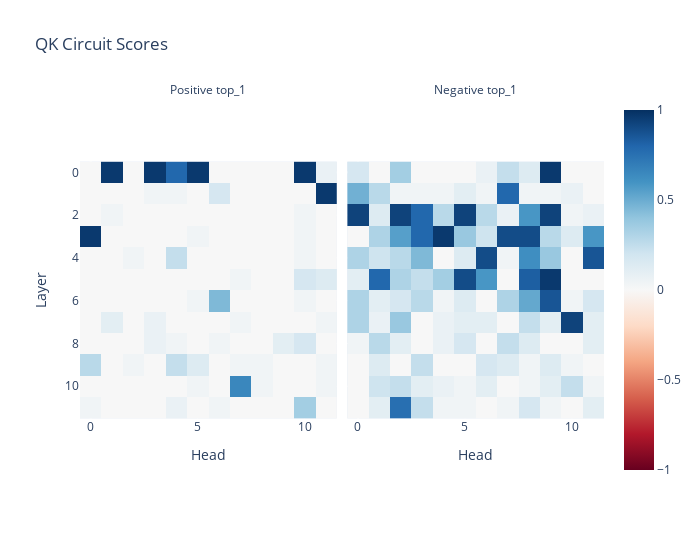

Source (notebook cell):
### Code cell
imshow(
    torch.stack((pos_qk_scores[..., 0], neg_qk_scores[..., 0])),
    facet_col = 0,
    facet_labels = ["Positive top_1", "Negative top_1"],
    labels={"x": "Head", "y": "Layer"},
    title=f"QK Circuit Scores",
    width=700,
    range_color = [-1, 1]
)

### Figure 1 — Plotly figure (JSON) as saved in the notebook; plotly's stock layout.template omitted (floating-point values rounded to 4 significant figures; data arrays with more than 128 entries replaced by an {"elided": "..."} marker saying what was removed)
{"data": [{"coloraxis": "coloraxis", "hovertemplate": "Head: %{x}<br>Layer: %{y}<br>color: %{z}<extra></extra>", "name": "0", "type": "heatmap", "xaxis": "x", "yaxis": "y", "z": {"elided": "12x12 float values"}}, {"coloraxis": "coloraxis", "hovertemplate": "Head: %{x}<br>Layer: %{y}<br>color: %{z}<extra></extra>", "name": "1", "type": "heatmap", "xaxis": "x2", "yaxis": "y2", "z": {"elided": "12x12 float values"}}], "layout": {"annotations": [{"font": {}, "showarrow": false, "text": "Positive top_1", "x": 0.245, "xanchor": "center", "xref": "paper", "y": 1, "yanchor": "bottom", "yref": "paper"}, {"font": {}, "showarrow": false, "text": "Negative top_1", "x": 0.755, "xanchor": "center", "xref": "paper", "y": 1, "yanchor": "bottom", "yref": "paper"}], "coloraxis": {"cmax": 1, "cmid": 0, "cmin": -1, "colorscale": [[0, "rgb(103,0,31)"], [0.1, "rgb(178,24,43)"], [0.2, "rgb(214,96,77)"], [0.3, "rgb(244,165,130)"], [0.4, "rgb(253,219,199)"], [0.5, "rgb(247,247,247)"], [0.6, "rgb(209,229,240)"], [0.7, "rgb(146,197,222)"], [0.8, "rgb(67,147,195)"], [0.9, "rgb(33,102,172)"], [1, "rgb(5,48,97)"]]}, "title": {"text": "QK Circuit Scores"}, "width": 700, "xaxis": {"anchor": "y", "constrain": "domain", "domain": [0, 0.49], "scaleanchor": "y", "title": {"text": "Head"}}, "xaxis2": {"anchor": "y2", "domain": [0.51, 1], "matches": "x", "title": {"text": "Head"}}, "yaxis": {"anchor": "x", "autorange": "reversed", "constrain": "domain", "domain": [0, 1], "title": {"text": "Layer"}}, "yaxis2": {"anchor": "x2", "domain": [0, 1], "matches": "y", "showticklabels": false}}}
